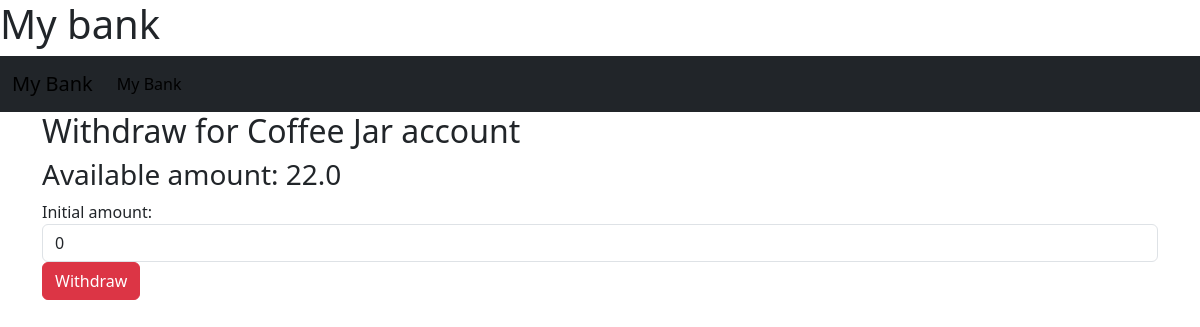
/bank/withdraw/3, run on an earlier commit of the app's database.
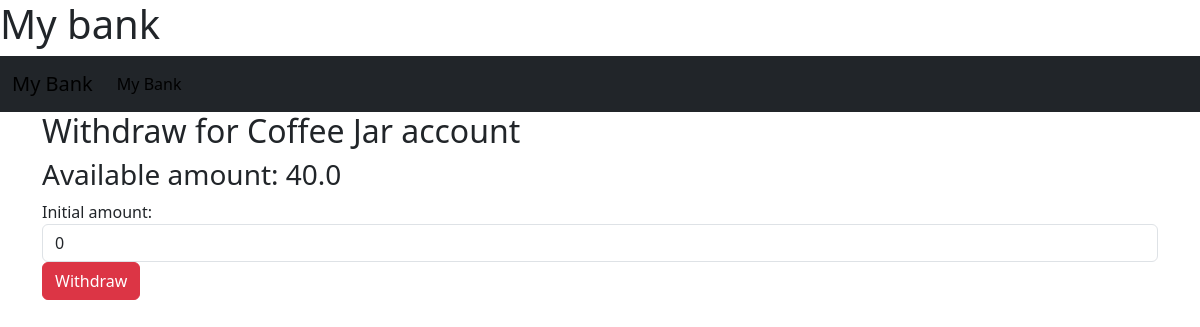
And on a later commit of the database.
### bank/models.py (models this page shows, shortened)
class Account(models.Model):
        id = models.AutoField(primary_key=True)
        name = models.CharField(max_length=20, default="new")
        total = models.FloatField(default=0)
        withdraw = models.BooleanField(default=False)

### bank/views.py (the view)
# urls.py: path("withdraw/<int:account_id>",views.withdraw,name="withdraw")
def withdraw(request,account_id):
    form = WithdrawForm()
    bank = Account.objects.get(id=account_id)
    if request.method == 'POST':
        form = WithdrawForm(request.POST)
        if form.is_valid():
            amountValue = form.cleaned_data.get('amountValue')
            if amountValue <= bank.total:
                newDep = AccountDetail(amount=amountValue*-1, date= datetime.datetime.now(),account = bank )
                newDep.save()
                accountTotal = AccountDetail.objects.filter(account=account_id).aggregate(Sum('amount'))
                newTotal = Account(id=account_id,total =accountTotal['amount__sum'],name=bank.name,withdraw = bank.withdraw)
                newTotal.save()
                return HttpResponseRedirect(reverse('details',args=(account_id,)))
    else:
        form = WithdrawForm()
    return render(request,"bank/withdraw.html",{
        "withdraw_form": form,
        "account":bank
    })

### bank/forms.py
class WithdrawForm(forms.Form):
    amountValue = forms.IntegerField(label="Initial amount",widget=forms.NumberInput(attrs={'class':'form-control'}),initial=0,min_value=0)

### bank/templates/bank/withdraw.html (shortened to what this page needs)
{% extends "bank/layout.html" %}
{% block body %}
<div class="container">
    <h2>Withdraw for {{account.name}} account</h2>
    <h3>Available amount: {{account.total}}</h3>
    <form method = 'POST'>
        <div class="form-group">
            {{withdraw_form.amountValue.label_tag}}
            {{withdraw_form.amountValue}}
        </div>
        <button type="submit" class="btn btn-danger">Withdraw</button>
      </form>
</div>
{% endblock body %}

What changed in the data, as far as the page shows it:
changed Account "Coffee Jar": total "22.0" → "40.0"
